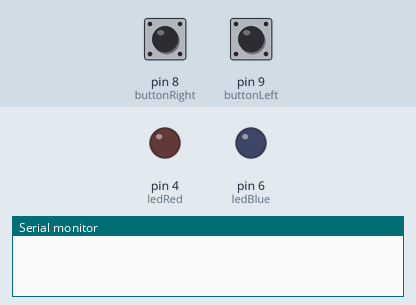
Bench run of a program on a simulated Arduino Uno, built with avr-gcc and run on an emulated ATmega328P. Shown: output pins drawn as LEDs (lit = HIGH), the last lines printed to the serial monitor. Dashed ring = blinking. The test bench sets the inputs (shaded band); at power-on: pin 8 (buttonRight) HIGH, pin 9 (buttonLeft) HIGH.

Above: at 1.2 s.
1.3 s: pin 8 (buttonRight) pulled LOW for 1 s
At 2.35 s:
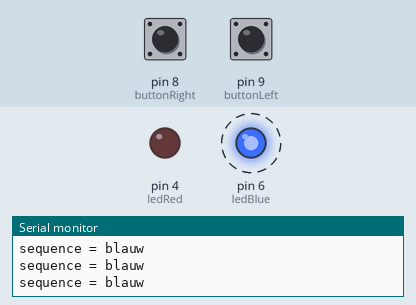
5.2 s: pin 9 (buttonLeft) pulled LOW for 3.2 s
At 6.15 s:
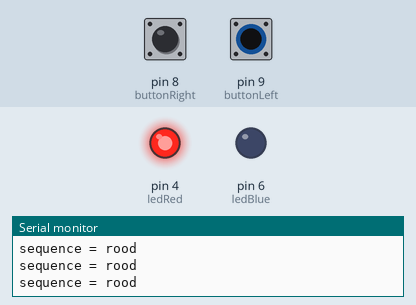
9.9 s: pin 9 (buttonLeft) pulled LOW for 1 s
13.1 s: pin 8 (buttonRight) pulled LOW for 3.2 s
At 14.15 s:
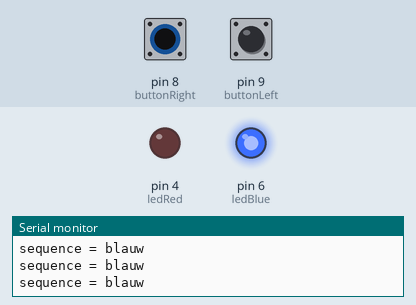
Timing chart, 0 to 18.8 s (numbered marks = the images above; inputs shaded):
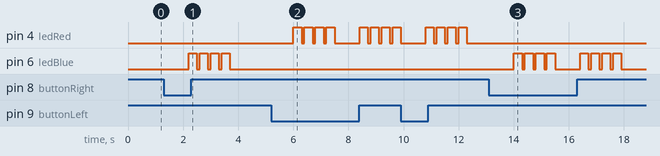

The program:

main.cpp
```cpp
#include <Arduino.h>

const int ledRed = 4;
const int ledBlue = 6;

const int buttonLeft = 9;
const int buttonRight = 8;

int sequence[4];
int count = 0;

void setup() {
  // put your setup code here, to run once:
  Serial.begin(9600);

  pinMode(ledRed, OUTPUT);
  pinMode(ledBlue, OUTPUT);

  pinMode(buttonLeft, INPUT_PULLUP);
  pinMode(buttonRight, INPUT_PULLUP);
}

void blink() {
  for (int i = 0; i < 4; i++)
  {
    digitalWrite(sequence[i], HIGH);
    delay(300);
    digitalWrite(sequence[i], LOW);
    delay(100);
  }
}

void loop() {
  // put your main code here, to run repeatedly:
  int leftButtonPressed = digitalRead(buttonLeft);
  int rightButtonPressed = digitalRead(buttonRight);

  if(leftButtonPressed == LOW)
  {
    sequence[count] = ledRed;
    Serial.println("sequence = rood");
    count++;
  }
  if(rightButtonPressed == LOW)
  {
    sequence[count] = ledBlue;
    Serial.println("sequence = blauw");
    count++;
  }
  delay(200);

  if (count == 4)
  {
    blink();

    count = 0;
  }
}
```

Measured:
- after the input at 1.3 s, pin 6 (ledBlue): alternates HIGH for 0.30 s and LOW for 0.10 s, 8 changes in all, then stays LOW, starting after 0.90 s
- after the input at 5.2 s, pin 4 (ledRed): goes 3 × (HIGH 0.30 s, LOW 0.10 s), HIGH 0.30 s, LOW 0.90 s, 3 × (HIGH 0.30 s, LOW 0.10 s), then HIGH, starting after 0.80 s
- after the input at 13.1 s, pin 6 (ledBlue): goes 3 × (HIGH 0.30 s, LOW 0.10 s), HIGH 0.30 s, LOW 0.90 s, 3 × (HIGH 0.30 s, LOW 0.10 s), HIGH 0.30 s, then LOW, starting after 0.90 s
